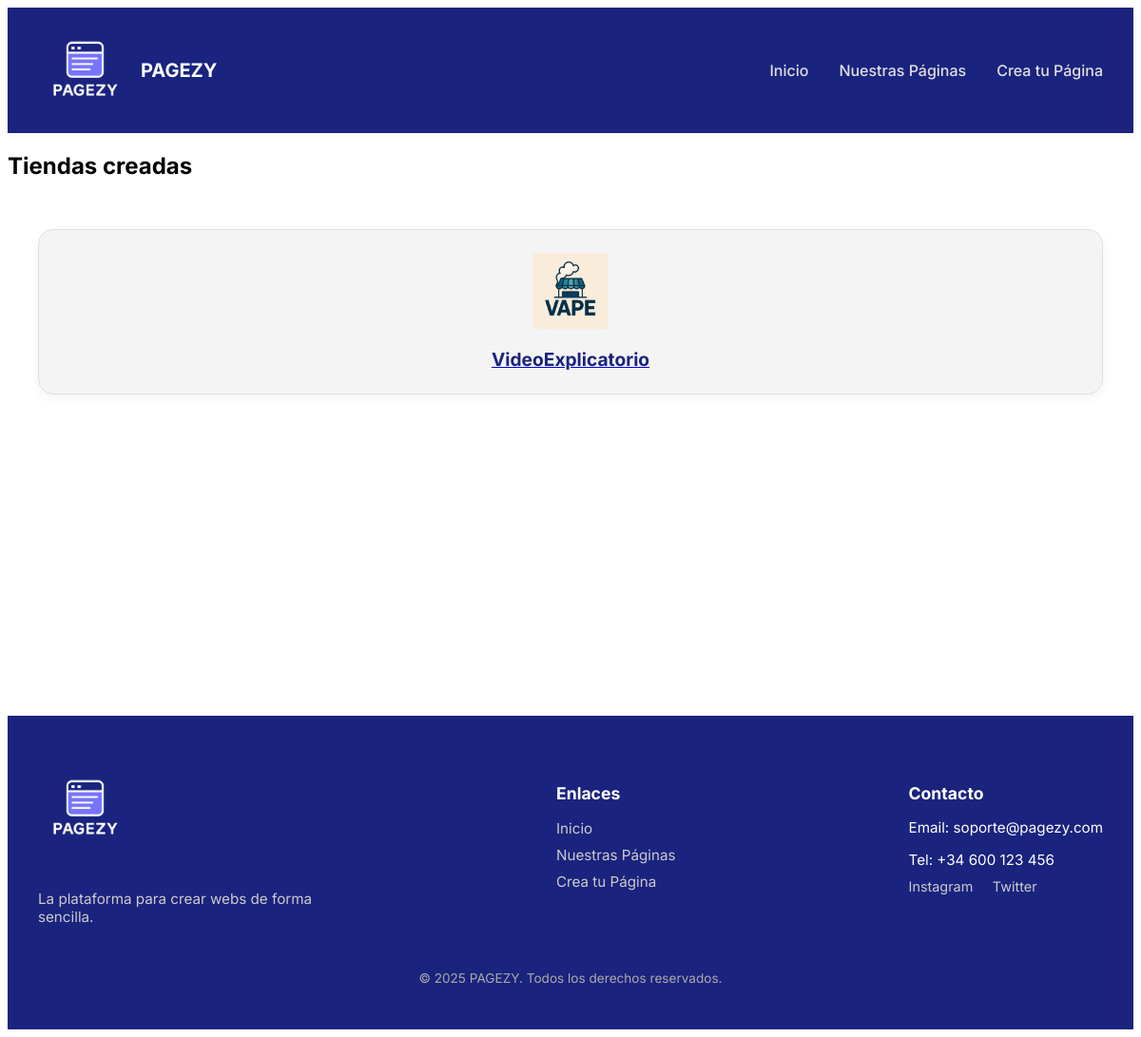
The app's page /pages/, older data.
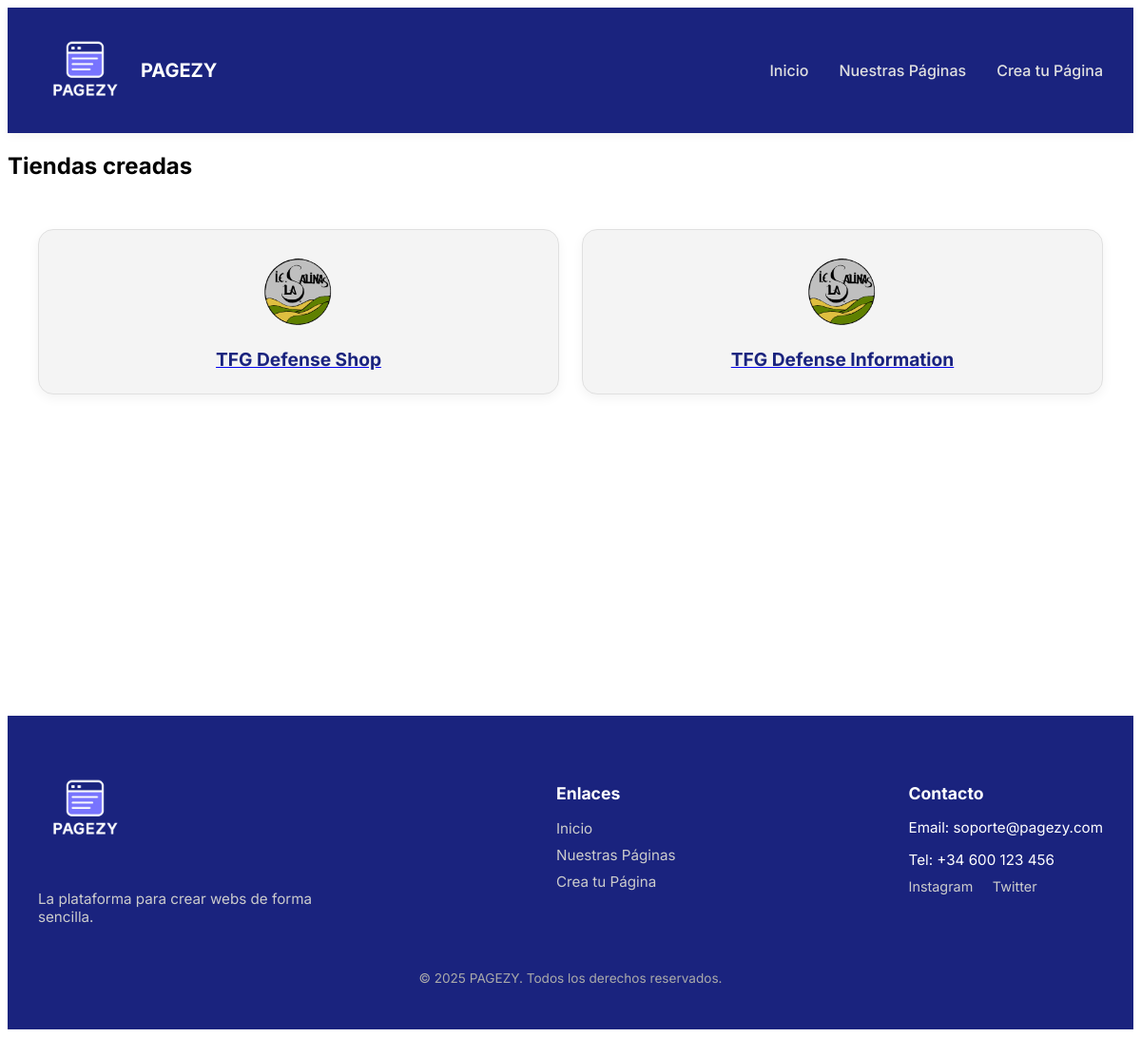
The same page, newer data.
### app/models_publicos.py (models this page shows)
class TiendaPublica(db.Model):
    id = db.Column(db.Integer, primary_key=True)
    nombre_tienda = db.Column(db.String(100), unique=True, nullable=False)
    email_contacto = db.Column(db.String(120), nullable=False)
    ruta_db = db.Column(db.String(255), nullable=False)  # Ruta al archivo .db de la tienda
    fecha_creacion = db.Column(db.DateTime, default=datetime.utcnow)

### app/routes/webs.py (the view)
@tiendas_bp.route("/")
def lista_tiendas():
    tiendas = TiendaPublica.query.all()
    return render_template("PaginasPresentacion/tiendas/lista_tiendas.html", tiendas=tiendas)

### app/templates/PaginasPresentacion/tiendas/lista_tiendas.html
{% extends 'PaginasPresentacion/base.html' %}
{% block content %}
<h2>Tiendas creadas</h2>
<div class="grid-tarjetas">
  {% for tienda in tiendas %}
  <a href="{{ url_for('tienda_publica.ver_tienda', nombre_tienda=tienda.nombre_tienda) }}" class="tienda">
    <div class="tarjeta-tienda">
      <div class="logo-tienda">
        <img src="/static/logos/{{ tienda.nombre_tienda }}_logo.png" alt="Logo de {{ tienda.nombre_tienda }}">
      </div>
      <h3>{{ tienda.nombre_tienda }}</h3>
    </div>
  </a>
  {% endfor %}
</div>
{% endblock %}

### app/templates/PaginasPresentacion/base.html (shortened to what this page needs)
<!DOCTYPE html>
<html lang="es">
<head>
  <link rel="stylesheet" href="{{ url_for('static', filename='css/Presentacion/main.css') }}">
</head>
<body>
  {% include 'PaginasPresentacion/navbar.html' %}
  <main>
    {% block content %}{% endblock %}
  </main>
  {% include 'PaginasPresentacion/footer.html' %}
</body>
</html>

### app/templates/PaginasPresentacion/navbar.html (shortened to what this page needs)
<nav class="navbar">
  <div class="container">
    <a href="/" class="navbar-logo">
      <img src="{{ url_for('static', filename='imgs/pagezy1.png') }}" alt="PAGEZY Logo">
      <span>PAGEZY</span>
    </a>
    <ul class="nav-links">
      <li><a href="/">Inicio</a></li>
      <li><a href="{{ url_for('tiendas.lista_tiendas') }}">Nuestras Páginas</a></li>
      <li><a href="{{ url_for('crear_tienda.paso1') }}">Crea tu Página</a></li>
    </ul>
  </div>
</nav>

### app/templates/PaginasPresentacion/footer.html (shortened to what this page needs)
<footer class="footer">
  <div class="container">
    <div class="footer-grid">
      <div class="footer-brand">
        <img src="{{ url_for('static', filename='imgs/pagezy1.png') }}" alt="PAGEZY Logo">
        <p>La plataforma para crear webs de forma sencilla.</p>
      </div>
      <div class="footer-links">
        <h4>Enlaces</h4>
        <ul>
          <li><a href="/">Inicio</a></li>
          <li><a href="{{ url_for('tiendas.lista_tiendas') }}">Nuestras Páginas</a></li>
          <li><a href="{{ url_for('crear_tienda.paso1') }}">Crea tu Página</a></li>
        </ul>
      </div>
      <div class="footer-contacto">
        <h4>Contacto</h4>
        <p>Email: soporte@pagezy.com</p>
        <p>Tel: +34 600 123 456</p>
        <div class="social">
          <a href="#"> Instagram</a>
          <a href="#"> Twitter</a>
        </div>
      </div>
    </div>
    <div class="footer-copy">
      <p>&copy; 2025 PAGEZY. Todos los derechos reservados.</p>
    </div>
  </div>
</footer>

### app/static/css/Presentacion/main.css (style rules this page uses)
.navbar { background-color: #1a237e; box-shadow: 0 2px 10px rgba(0, 0, 0, 0.05); padding: 1rem 0; position: sticky; top: 0; z-index: 1000; }
.navbar .container { max-width: 1200px; margin: 0 auto; padding: 0 2rem; display: flex; align-items: center; justify-content: space-between; flex-wrap: wrap; }
.navbar .navbar-logo { display: flex; align-items: center; text-decoration: none; }
.navbar .navbar-logo img { height: 100px; margin-right: 0.5rem; }
.navbar .navbar-logo span { font-weight: bold; font-size: 1.25rem; color: #fff; }
.navbar .nav-links { list-style: none; display: flex; gap: 2rem; }
.navbar .nav-links li a { text-decoration: none; color: #e0e0e0; font-weight: 500; transition: color 0.3s; }
.footer { background-color: #1a237e; color: #fff; padding: 3rem 2rem 2rem 2rem; }
.footer .container { max-width: 1200px; margin: 0 auto; }
.footer .footer-grid { display: flex; justify-content: space-between; flex-wrap: wrap; gap: 2rem; }
.footer .footer-grid .footer-brand { max-width: 300px; }
.footer .footer-grid .footer-brand img { height: 100px; margin-bottom: 1rem; }
.footer .footer-grid .footer-brand p { font-size: 0.95rem; color: #ccc; }
.footer .footer-grid .footer-links h4, .footer .footer-grid .footer-contacto h4 { font-size: 1.1rem; margin-bottom: 1rem; color: #fff; }
.footer .footer-grid .footer-links ul, .footer .footer-grid .footer-contacto ul { list-style: none; padding: 0; }
.footer .footer-grid .footer-links ul li, .footer .footer-grid .footer-contacto ul li { margin-bottom: 0.5rem; }
.footer .footer-grid .footer-links ul li a, .footer .footer-grid .footer-contacto ul li a { color: #ccc; text-decoration: none; font-size: 0.95rem; }
.footer .footer-grid .footer-links p, .footer .footer-grid .footer-contacto p { font-size: 0.95rem; margin-bottom: 0.5rem; }
.footer .footer-grid .footer-links .social, .footer .footer-grid .footer-contacto .social { margin-top: 0.5rem; }
.footer .footer-grid .footer-links .social a, .footer .footer-grid .footer-contacto .social a { display: inline-block; margin-right: 1rem; color: #ccc; font-size: 0.9rem; text-decoration: none; }
.footer .footer-copy { margin-top: 2rem; text-align: center; font-size: 0.85rem; color: #aaa; }
.grid-tarjetas { display: grid; grid-template-columns: repeat(auto-fit, minmax(200px, 1fr)); gap: 1.5rem; padding: 2rem; min-height: 60vh; }
.tarjeta-tienda { border: 1px solid #e0e0e0; padding: 1.5rem; text-align: center; border-radius: 1rem; background-color: #f4f4f4; box-shadow: 0 4px 12px rgba(0, 0, 0, 0.05); transition: transform 0.2s ease; }
.tarjeta-tienda img { max-height: 80px; object-fit: contain; margin-bottom: 1rem; }
.tarjeta-tienda h3 { font-size: 1.2rem; color: #1a237e; margin: 0; }
body { font-family: "Inter", sans-serif; }

Row changes from the older to the newer data that the page shows:
changed TiendaPublica: nombre_tienda: a different picture; nombre_tienda "VideoExplicatorio" → "TFG Defense Shop"
added TiendaPublica: nombre_tienda (picture), nombre_tienda "TFG Defense Information"
